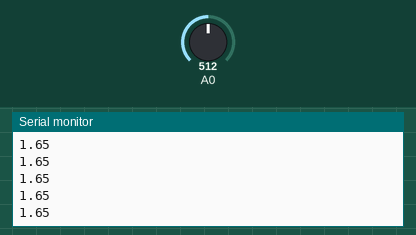
Recording of a sketch running on a simulated Arduino Uno, built with avr-gcc and run on an emulated ATmega328P. On the bench: the last lines printed to the serial monitor. Inputs (shaded band) come from the test bench; at power-on: A0 = 512.

Above: at 1.2 s.
1.3 s: A0 set to 716
At 1.8 s:
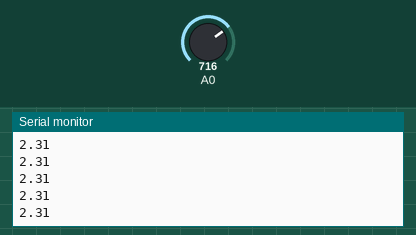
2.8 s: A0 set to 900
At 3.5 s:
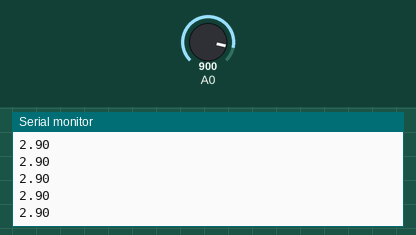
Timing chart, 0 to 5.8 s (numbered marks = the images above; inputs shaded):
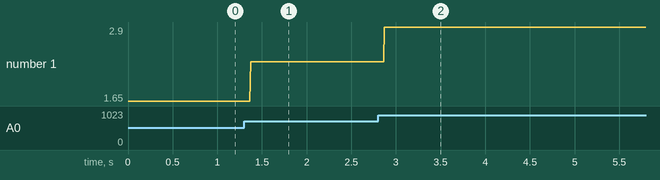

Measured:
- after the input at 1.3 s, the serial monitor: prints a new line after 0.07 s (image 1)
- after the input at 2.8 s, the serial monitor: prints a new line after 0.07 s (image 2)
- plotted number 1: 1.65 → 2.31 after the input at 1.3 s, 2.31 → 2.9 after the input at 2.8 s

The sketch:

arduino_raspi.ino
```cpp
void setup() {
  Serial.begin(9600);
  pinMode(A0, INPUT);

}

void loop() {
  // put your main code here, to run repeatedly:
  int sensorValue= analogRead(A0);
  float voltage= sensorValue * (3.3 / 1023.0);
/*float voltage= sensorValue * (3.3 / 1023.0);*/
  delay(5);
  Serial.println(voltage);

  /*Serial.println(sensorValue);*/
  /*digitalWrite(7, voltage);*/
  /*Serial.write(sensorValue);*/
  /*Serial.write(sensorValue);*/

}
```
